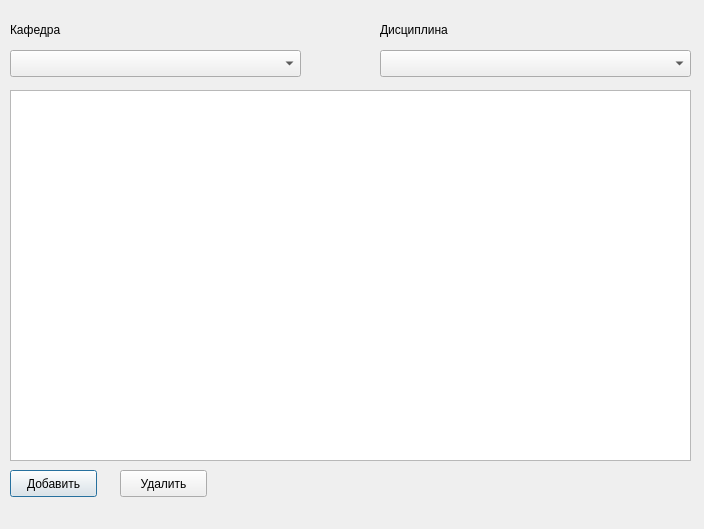
<?xml version="1.0" encoding="UTF-8"?>
<ui version="4.0">
 <class>Kaf_Rasp</class>
 <widget class="QDialog" name="Kaf_Rasp">
  <property name="geometry">
   <rect>
    <x>0</x>
    <y>0</y>
    <width>704</width>
    <height>529</height>
   </rect>
  </property>
  <property name="windowTitle">
   <string>Кафедра распределения</string>
  </property>
  <widget class="QTableView" name="kaf_raspTableView">
   <property name="geometry">
    <rect>
     <x>10</x>
     <y>90</y>
     <width>681</width>
     <height>371</height>
    </rect>
   </property>
  </widget>
  <widget class="QPushButton" name="addButton">
   <property name="geometry">
    <rect>
     <x>10</x>
     <y>470</y>
     <width>87</width>
     <height>27</height>
    </rect>
   </property>
   <property name="text">
    <string>Добавить</string>
   </property>
  </widget>
  <widget class="QPushButton" name="delButton">
   <property name="geometry">
    <rect>
     <x>120</x>
     <y>470</y>
     <width>87</width>
     <height>27</height>
    </rect>
   </property>
   <property name="text">
    <string>Удалить</string>
   </property>
  </widget>
  <widget class="QComboBox" name="kafedraCombo">
   <property name="geometry">
    <rect>
     <x>10</x>
     <y>50</y>
     <width>291</width>
     <height>27</height>
    </rect>
   </property>
  </widget>
  <widget class="QComboBox" name="disciplineCombo">
   <property name="geometry">
    <rect>
     <x>380</x>
     <y>50</y>
     <width>311</width>
     <height>27</height>
    </rect>
   </property>
  </widget>
  <widget class="QLabel" name="label">
   <property name="geometry">
    <rect>
     <x>10</x>
     <y>20</y>
     <width>101</width>
     <height>19</height>
    </rect>
   </property>
   <property name="text">
    <string>Кафедра</string>
   </property>
  </widget>
  <widget class="QLabel" name="label_2">
   <property name="geometry">
    <rect>
     <x>380</x>
     <y>20</y>
     <width>101</width>
     <height>19</height>
    </rect>
   </property>
   <property name="text">
    <string>Дисциплина</string>
   </property>
  </widget>
 </widget>
 <resources/>
 <connections/>
</ui>
